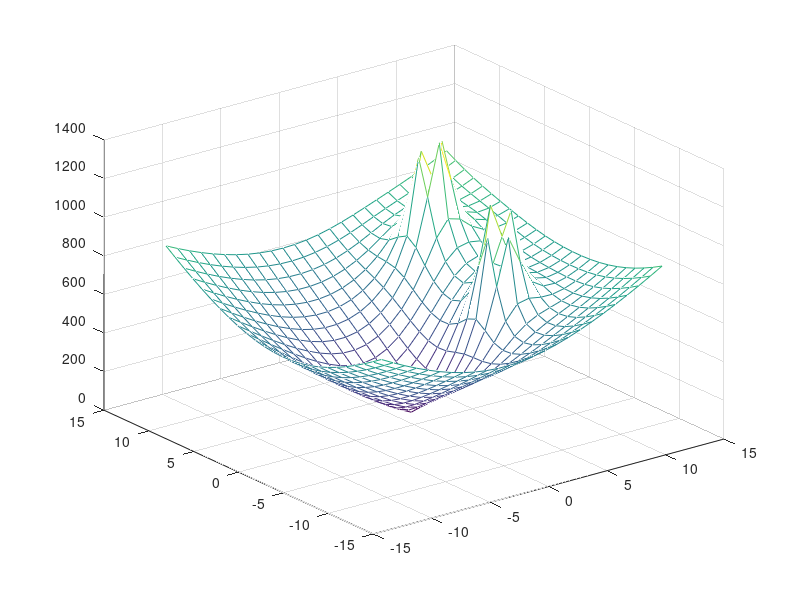
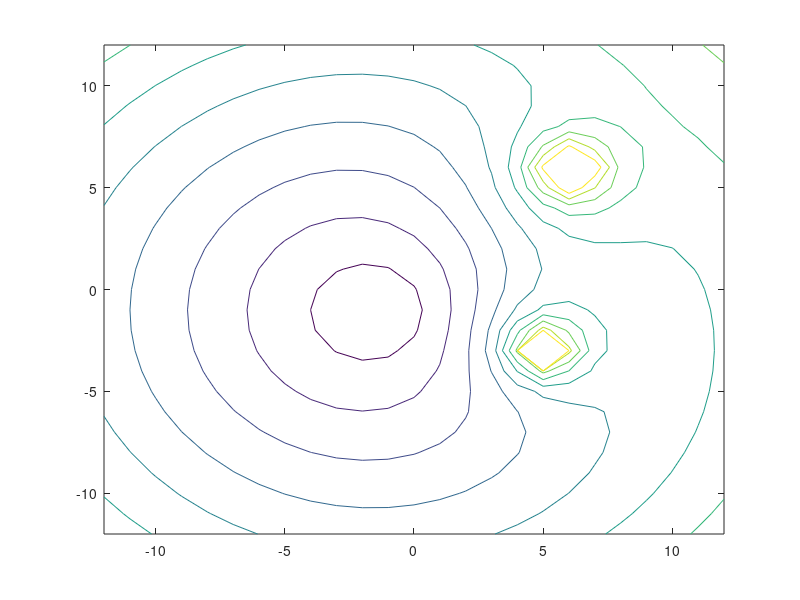
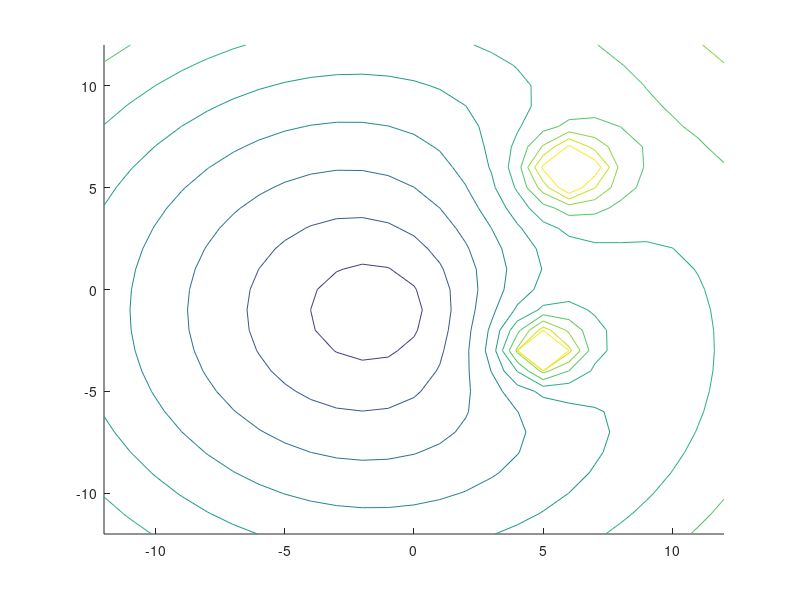
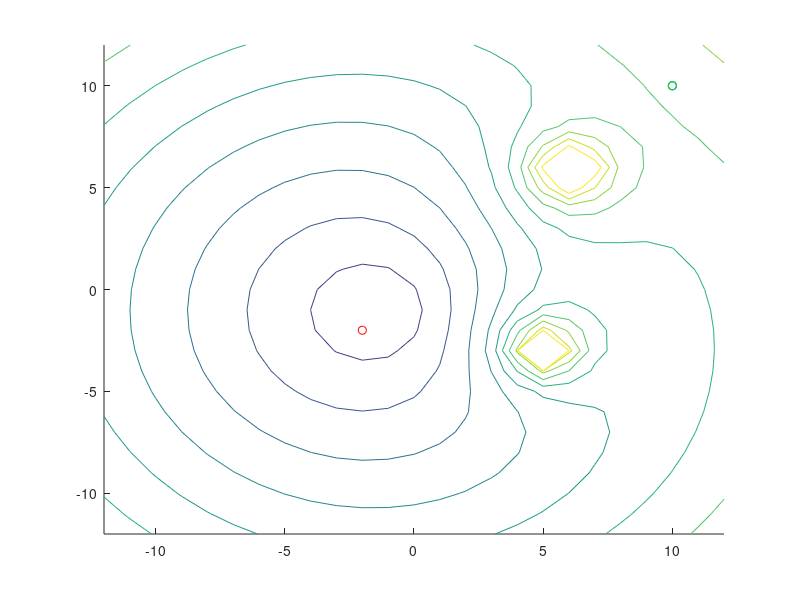

The MATLAB source for these figures, in order: (Note: this script raises an error after producing the figures.)
% %Parameters

K=50; %attractive potential 
E=80; %repulsive potential

sx=10; % start pos x
sy=10; %start pos y
gx=-1; %goal pos x
gy=-2; %goal pos y
ox=[5 6]; %obstacle x pos
oy= [-3 6]; %obstacle y pos
%[x,y]= meshgrid(-12:1:12); 
[x,y] = meshgrid(-12:1.0:12,-12:1.0:12);
r=((x-gx).^2+(y-gx).^2).^.5;%Distance to Goal
r1=((x-ox(1)).^2+(y-oy(1)).^2).^.5;%Distance to Obs1
r2=((x-ox(2)).^2+(y-oy(2)).^2).^.5;%Distance to Obs2
U=K.*r+E./r1*+E./r2;

%hold on
figure(1)
mesh(x,y,U);
figure(2)
contour(x,y,U);
[Ux,Uy]=gradient(U,1.0);
% Ux=diff(U,x,1.0);
% Uy=diff(U,y,1.0);
% [J]=-gradient(U);
% gradx=zeros(49,49);
% grady=zeros(49,49);
% i=0;
% j=0;
% for x0=-24:1:24
%     i=i+1;
%     for y0=-24:1:24
%         j=j+1;
%         t = (x == x0*.5) & (y == y0*.5);
%         indt = find(t);
%         U_grad = [Ux(indt) Uy(indt)];
%         gradx(i,j)=U_grad(1);
%         grady(i,j)=U_grad(2);
%       
%     end
% 
% end
% gradx=grad(:,1);
% grady=grad(:,2);
% hold on
[u,v,w] = surfnorm(x,y,U);
% figure(3)
% [x1,y1]=meshgrid(
% quiver(x,y,0.1*Ux,0.1*Uy)
% quiver3(x,y,U,u,v,w,0.5)

% set(h1,'AutoScale','on', 'AutoScaleFactor', 0.5)
%plot(Ux,Uy);s
%quiver(x,y,Ux,Uy)
%plot(Ux,Uy);
xnew=0;
ynew=0;

iter=0;
% x=-2;
% y=2;

% maxiter=100;
errx=1;
erry=1;
alpha=.25;
tol=.75;
xi=sx;
yi=sy;
gvecx=[];
gvecy=[];
%while errx>tol && erry>tol
% while xi~=gx && yi~=gy
%%
figure(4)
hold on
contour(x,y,U)
scatter(sx,sy,'b')
scatter(gy,gy,'r')
% Udx=@(xs,ys)((50*(xs-1))/(xs^2-2*xs+ys^2+5-4*ys)^.5)-((80*(xs-5))/(xs^2-10*xs+ys^2+34-6*ys)^1.5)-((80*(xs-6))/(xs^2-12*xs+ys^2+72-12*ys)^1.5);
% Udy=@(xs,ys)((50*(ys-2))/(ys^2-4*ys+xs^2+5-2*xs)^.5)-((80*(ys-3))/(ys^2-6*ys+xs^2+34-10*xs)^1.5)-((80*(ys-6))/(ys^2-12*ys+xs^2+72-12*xs)^1.5);
% xs=10;
% ys=10;
% while xs~=gx && ys~=gy
%     xs=xs-alpha*Udx(xs,ys);
%     ys=ys-alpha*Udy(xs,ys);
%     iter=iter+1;
%     scatter(xs,ys,'g')
% end
% syms xs ys
% U=@(xs,ys)((K*((xs-gx)^2+(ys-gy)^2)^.5)+(E/((xs-xo1)^2+(ys-yo1)^2)^.5)+(E/((xs-xo2)^2+(ys-yo2)^2)^.5));

for i=1:25 %used to say -12:.5:12 
   
      for j=1:25

            xnew=xi-alpha*Ux(i,j);
%             errx = abs((xnew-xi)/xi);
            ynew=yi-alpha*Uy(i,j);
%             err = abs((ynew-yi)/yi);

%             gvecx=[gvecx;xnew];
%             gvecy=[gvecy;ynew];

            iter=iter+1;
%             %j=j+1;
%              while xi~=gx && yi~=gy
             scatter(xi,yi,'g')
            if xi<=gx+tol && xi>=gx-tol && yi<=gy+tol && yi>=gy-tol
                disp('Goal Reached');
                disp(xi);
                disp(yi);
%                 
%                 
%         
            end
            xi=xnew;
            yi=ynew;
          
%         disp("x is")
%         disp(x)
%         disp("y is")
%         disp(y)
          
%        end
      end
%      
%       
end
hold off
 

%r=zeros(length(gvecx));
%plot3(gvecx,gvecy,r)
figure(3)
hold on 
%scatter(gvecx,gvecy);
quiver3(x,y,U,u,v,w,0.5)
contour(x,y,U);
circle(5,-3,sqrt(2)/2);
circle(6,6,sqrt(2)/2);
circle(gx,gx,.5)
circle(sx,sy,.5)
hold off

% plot3(gvecx,gvecy,U);
%hold off
% figure(2)
% hold on
% contour(x,y,U)
% quiver(x,y,Ux,Uy)
% hold off
%%
% syms xs ys
% Iter=0;
% Maxiter=25;
% Udx=((50*(xs-1))/(xs^2-2*xs+ys^2+5-4*ys)^.5)-((80*(xs-5))/(xs^2-10*xs+ys^2+34-6*ys)^1.5)-((80*(xs-6))/(xs^2-12*xs+ys^2+72-12*ys)^1.5);
% Udy=((50*(ys-2))/(ys^2-4*ys+xs^2+5-2*xs)^.5)-((80*(ys-3))/(ys^2-6*ys+xs^2+34-10*xs)^1.5)-((80*(ys-6))/(ys^2-12*ys+xs^2+72-12*xs)^1.5);
% while Iter<Maxiter
%     xs=xs-alpha*Udx(xs,yi);
%     ys=ys-alpha*Udx(xs,ys);
%     disp("Iter=");
%     disp(Iter);
%     disp("xi=")
%     disp(xs);
%     disp("yi=");
%     disp(ys);
% end
% %%
function circle (xc,yc,r)
ang=0:.01:2*pi;
xp=r*cos(ang);
yp=r*sin(ang);
plot(xc+xp,yc+yp);
end

